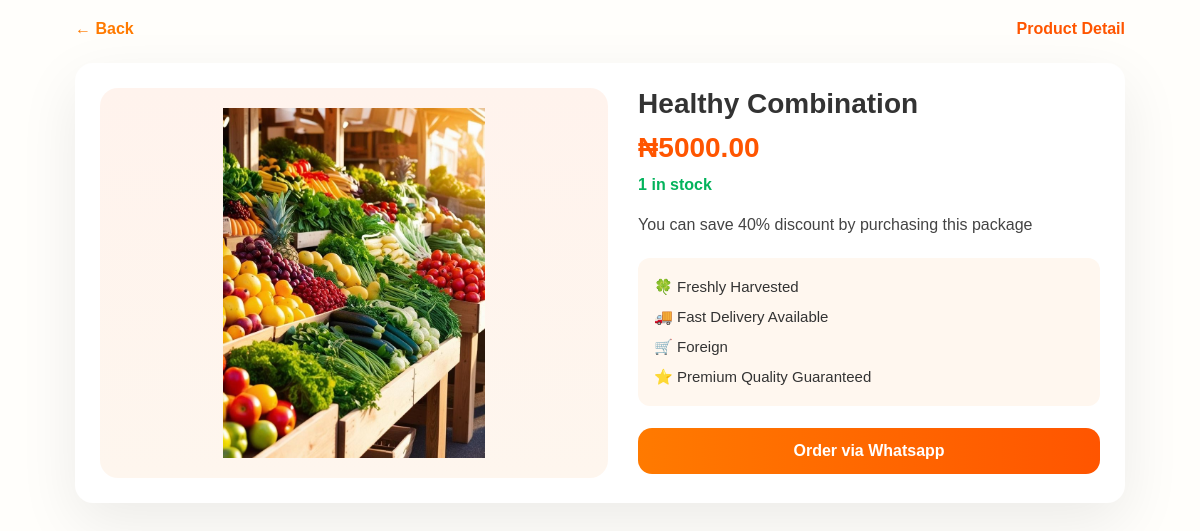
Page /bundle/3/ on the committed database.
### shop/models.py (models this page shows, shortened)
class Bundles(models.Model):
    owner = models.ForeignKey(User, on_delete=models.CASCADE)
    name = models.CharField(max_length=50)
    price = models.DecimalField(max_digits=255, decimal_places=2)
    stock = models.IntegerField(default=1)
    description = models.TextField()
    quality = models.IntegerField(choices=QualityType, default=3)
    type = models.IntegerField(choices=ProductType, default=3)
    image = models.ImageField(upload_to='bundleImage', default='LA.png')

### shop/views.py (the view)
# urls.py: path('bundle/<int:pk>/', BundleDetail.as_view(), name='bundledetail'),
class BundleDetail(DetailView):
    model = Bundles
    template_name = 'shop/detail.html'
    context_object_name = 'product'

### shop/templates/shop/detail.html (shortened to what this page needs)
{% load static %}
<!DOCTYPE html>
<html lang="en">
<head>
</head>
<body>
<div class="container">
    <div class="header">
        <a href="{% url 'home' %}">← Back</a>
        <strong style="color:var(--accent-2);">Product Detail</strong>
    </div>
    <div class="detail-box">
        <div class="image-box">
            <img src="{{ product.image.url }}" alt="{{ product.name }}">
        </div>
        <div class="info">
            <h1>{{ product.name }}</h1>
            <div class="price-tag">₦{{ product.price }}</div>
            <div class="stock">
                {{ product.stock }} in stock
            </div>
            <p class="desc">
                {{ product.description }}
            </p>
            <div class="features">
                <div>🍀 {{product.get_quality_display}}</div>
                <div>🚚 Fast Delivery Available</div>
                <div>🛒 {{product.get_type_display}}</div>
                <div>⭐ Premium Quality Guaranteed</div>
            </div>
            <button class="buy-btn">
                <a href="https://wa.me/2349134308908?text=I%20want%20to%20order%0AProduct:%20{{product.name|urlencode}}%0ADescription:%20{{product.description|truncatechars:100|urlencode}}%0APrice:%20₦{{product.price|urlencode}}." style="color: white; text-decoration: none;">
                 Order via Whatsapp
                </a>
            </button>
        </div>
    </div>
</div>
</body>
</html>

### shop/templates/shop/detail.html (style rules this page uses)
:root { --card:#ffffff; --accent:#ff7a00; --accent-2:#ff5500; --green:#03b35c; --shadow:0 20px 60px rgba(0,0,0,0.08); --muted:#8b8b8b; }
body { margin:0; padding:0; font-family:Arial, sans-serif; background:#fffefb; color:#333; }
.container { width:92%; max-width:1050px; margin:auto; padding:20px 0; }
.header { display:flex; justify-content:space-between; align-items:center; margin-bottom:25px; }
.header a { color:var(--accent); font-weight:bold; text-decoration:none; font-size:16px; }
.detail-box { background:var(--card); padding:25px; border-radius:18px; box-shadow:var(--shadow); display:grid; grid-template-columns:1.1fr 1fr; gap:30px; }
.image-box { background:linear-gradient(180deg,#fff3ed,#fef6ee); border-radius:18px; padding:20px; display:grid; place-items:center; }
.image-box img { width:100%; height:350px; object-fit:contain; }
.info h1 { margin:0; font-size:28px; }
.price-tag { margin:12px 0; font-size:28px; font-weight:900; color:var(--accent-2); }
.stock { color:var(--green); margin-bottom:18px; font-weight:bold; }
.desc { line-height:1.6; color:#444; margin-bottom:20px; }
.features { background:#fff7ef; padding:14px 16px; border-radius:12px; margin-bottom:22px; }
.features div { padding:6px 0; font-size:15px; display:flex; gap:8px; align-items:center; }
.buy-btn { background:linear-gradient(90deg,var(--accent),var(--accent-2)); padding:14px 20px; border:none; border-radius:14px; color:white; font-weight:bold; font-size:16px; cursor:pointer; width:100%; transition:0.25s; }

### rows in the picture
Bundles: image (picture), name "Healthy Combination", price "5000.00", stock "1", description "You can save 40% discount by purchasing this package", quality "Freshly Harvested", type "Foreign"
